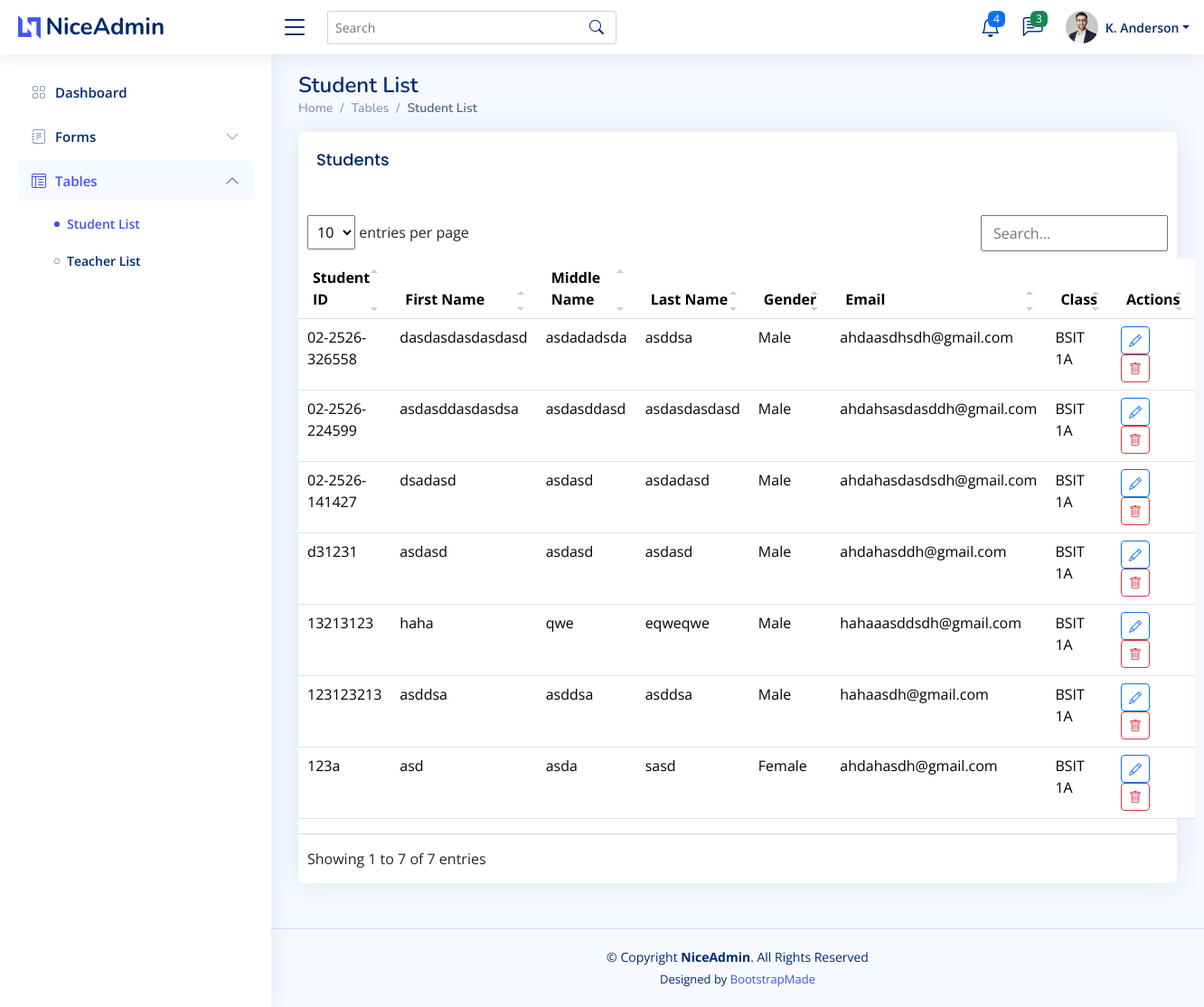
The app's page /index.php?page=student_list with its own data.
### tables this page shows
CREATE TABLE `students` (
  `id` int(11) NOT NULL,
  `student_id` varchar(50) NOT NULL,
  `fname` varchar(100) NOT NULL,
  `mname` varchar(100) DEFAULT NULL,
  `lname` varchar(100) NOT NULL,
  `gender` enum('Male','Female') NOT NULL,
  `email` varchar(150) NOT NULL,
  `class_id` int(11) NOT NULL,
  `created_at` timestamp NOT NULL DEFAULT current_timestamp(),
  `updated_at` timestamp NOT NULL DEFAULT current_timestamp() ON UPDATE current_timestamp()
);

CREATE TABLE `classes` (
  `id` int(11) NOT NULL,
  `name` varchar(100) NOT NULL,
  `description` text DEFAULT NULL,
  `created_at` timestamp NOT NULL DEFAULT current_timestamp()
);

### function/function.php (called while the page is built, shortened)
<?php
function dbConnect() {
    $host = "localhost";
    $user = "root";
    $pass = "";
    $dbname = "enroll";
    $conn = mysqli_connect($host, $user, $pass, $dbname);
    return $conn;
}
function fetchAll($query) {
    $conn = dbConnect();
    $result = mysqli_query($conn, $query);
    $data = [];
    while ($row = mysqli_fetch_assoc($result)) {
        $data[] = $row;
    }
    return $data;
}

### module/student_list.php (the view, shortened to what this page needs)
<?php include "function/function.php"; ?>
<div class="pagetitle">
  <h1>Student List</h1>
  <nav>
    <ol class="breadcrumb">
      <li class="breadcrumb-item"><a href="index.php?page=dashboard">Home</a></li>
      <li class="breadcrumb-item">Tables</li>
      <li class="breadcrumb-item active">Student List</li>
    </ol>
  </nav>
</div>
<section class="section">
  <div class="row">
    <div class="col-lg-12">
      <div class="card">
        <div class="card-body">
          <h5 class="card-title">Students</h5>
          <?php
          $rows = fetchAll("SELECT s.id, s.student_id, s.fname, s.mname, s.lname, s.gender, s.email, c.name AS class_name
                             FROM students s
                             LEFT JOIN classes c ON c.id = s.class_id
                             ORDER BY s.created_at DESC");
          ?>
          </div>
          <table class="table" id="studentTable">
            <thead>
              <tr>
                <th>Student ID</th>
                <th>First Name</th>
                <th>Middle Name</th>
                <th>Last Name</th>
                <th>Gender</th>
                <th>Email</th>
                <th>Class</th>
                <th>Actions</th>
              </tr>
            </thead>
            <tbody>
              <?php foreach ($rows as $r): ?>
              <tr>
                <td><?php echo htmlspecialchars($r['student_id']); ?></td>
                <td><?php echo htmlspecialchars($r['fname']); ?></td>
                <td><?php echo htmlspecialchars($r['mname']); ?></td>
                <td><?php echo htmlspecialchars($r['lname']); ?></td>
                <td><?php echo htmlspecialchars($r['gender']); ?></td>
                <td><?php echo htmlspecialchars($r['email']); ?></td>
                <td><?php echo htmlspecialchars($r['class_name']); ?></td>
                <td>
                  <a href="index.php?page=student_form&id=<?php echo (int)$r['id']; ?>" class="btn btn-sm btn-outline-primary me-1"><i class="bi bi-pencil"></i></a>
                  <a href="function/save_student.php?delete_id=<?php echo (int)$r['id']; ?>" class="btn btn-sm btn-outline-danger" onclick="return confirm('Delete this student?');"><i class="bi bi-trash"></i></a>
                </td>
              </tr>
              <?php endforeach; ?>
            </tbody>
          </table>
        </div>
      </div>
    </div>
</section>

### index.php (shortened to what this page needs)
<!DOCTYPE html>
<html lang="en">
<head>
  <link href="assets/vendor/bootstrap/css/bootstrap.min.css" rel="stylesheet">
  <link href="assets/vendor/bootstrap-icons/bootstrap-icons.css" rel="stylesheet">
  <link href="assets/vendor/boxicons/css/boxicons.min.css" rel="stylesheet">
  <link href="assets/vendor/quill/quill.snow.css" rel="stylesheet">
  <link href="assets/vendor/quill/quill.bubble.css" rel="stylesheet">
  <link href="assets/vendor/remixicon/remixicon.css" rel="stylesheet">
  <link href="assets/vendor/simple-datatables/style.css" rel="stylesheet">
  <link href="assets/css/style.css" rel="stylesheet">
</head>
<body>
  <header id="header" class="header fixed-top d-flex align-items-center">
    <div class="d-flex align-items-center justify-content-between">
      <a href="index.html" class="logo d-flex align-items-center">
        <img src="assets/img/logo.png" alt="">
        <span class="d-none d-lg-block">NiceAdmin</span>
      </a>
      <i class="bi bi-list toggle-sidebar-btn"></i>
    </div>
    <div class="search-bar">
      <form class="search-form d-flex align-items-center" method="POST" action="#">
        <input type="text" name="query" placeholder="Search" title="Enter search keyword">
        <button type="submit" title="Search"><i class="bi bi-search"></i></button>
      </form>
    </div>
    <nav class="header-nav ms-auto">
      <ul class="d-flex align-items-center">
        <li class="nav-item dropdown">
          <a class="nav-link nav-icon" href="#" data-bs-toggle="dropdown">
            <i class="bi bi-bell"></i>
            <span class="badge bg-primary badge-number">4</span>
          </a>
        </li>
        <li class="nav-item dropdown">
          <a class="nav-link nav-icon" href="#" data-bs-toggle="dropdown">
            <i class="bi bi-chat-left-text"></i>
            <span class="badge bg-success badge-number">3</span>
          </a>
        </li>
        <li class="nav-item dropdown pe-3">
          <a class="nav-link nav-profile d-flex align-items-center pe-0" href="#" data-bs-toggle="dropdown">
            <img src="assets/img/profile-img.jpg" alt="Profile" class="rounded-circle">
            <span class="d-none d-md-block dropdown-toggle ps-2">K. Anderson</span>
          </a>
        </li>
      </ul>
    </nav>
  </header>
<aside id="sidebar" class="sidebar">
  <ul class="sidebar-nav" id="sidebar-nav">
    <li class="nav-item">
      <a class="nav-link <?php echo ($_GET['page'] ?? '') === 'dashboard' ? '' : 'collapsed'; ?>" href="index.php?page=dashboard">
        <i class="bi bi-grid"></i>
        <span>Dashboard</span>
      </a>
    </li>
    <li class="nav-item">
  <a class="nav-link <?php echo (($_GET['page'] ?? '') === 'student_form' || ($_GET['page'] ?? '') === 'display_student_list' || ($_GET['page'] ?? '') === 'add_section') ? '' : 'collapsed'; ?>"
     data-bs-target="#forms-nav" data-bs-toggle="collapse" href="#">
    <i class="bi bi-journal-text"></i><span>Forms</span><i class="bi bi-chevron-down ms-auto"></i>
  </a>
</li>
    <li class="nav-item">
      <a class="nav-link <?php echo in_array(($_GET['page'] ?? ''), ['general_table','data_table','student_list','teacher_list']) ? '' : 'collapsed'; ?>"
         data-bs-target="#tables-nav" data-bs-toggle="collapse" href="#">
        <i class="bi bi-layout-text-window-reverse"></i><span>Tables</span><i class="bi bi-chevron-down ms-auto"></i>
      </a>
      <ul id="tables-nav"
          class="nav-content collapse <?php echo in_array(($_GET['page'] ?? ''), ['general_table','data_table','student_list','teacher_list']) ? 'show' : ''; ?>"
          data-bs-parent="#sidebar-nav">
        <li>
          <a href="index.php?page=student_list"
             class="<?php echo ($_GET['page'] ?? '') === 'student_list' ? 'active' : ''; ?>">
            <i class="bi bi-circle"></i><span>Student List</span>
          </a>
        </li>
        <li>
          <a href="index.php?page=teacher_list"
             class="<?php echo ($_GET['page'] ?? '') === 'teacher_list' ? 'active' : ''; ?>">
            <i class="bi bi-circle"></i><span>Teacher List</span>
          </a>
        </li>
      </ul>
    </li>
  </ul>
</aside>
  <main id="main" class="main">
    <?php
    if (isset($_GET['page'])) {
        $page = $_GET['page'];
        switch ($page) {
            case 'student_list':
                include 'module/student_list.php';
                break;
        }
    } else {
        include 'module/dashboard.php';
    }
    ?>
  </main>
  <footer id="footer" class="footer">
    <div class="copyright">
      &copy; Copyright <strong><span>NiceAdmin</span></strong>. All Rights Reserved
    </div>
    <div class="credits">
      Designed by <a href="https://bootstrapmade.com/">BootstrapMade</a>
    </div>
  </footer>
</body>
</html>

### assets/css/style.css (style rules this page uses)
:root { scroll-behavior: smooth; }
body { font-family: "Open Sans", sans-serif; background: #f6f9ff; color: #444444; }
a { color: #4154f1; text-decoration: none; }
h1, h2, h3, h4, h5, h6 { font-family: "Nunito", sans-serif; }
#main { margin-top: 60px; padding: 20px 30px; transition: all 0.3s; }
.pagetitle { margin-bottom: 10px; }
.pagetitle h1 { font-size: 24px; margin-bottom: 0; font-weight: 600; color: #012970; }
.card { margin-bottom: 30px; border: none; border-radius: 5px; box-shadow: 0px 0 30px rgba(1, 41, 112, 0.1); }
.card-title { padding: 20px 0 15px 0; font-size: 18px; font-weight: 500; color: #012970; font-family: "Poppins", sans-serif; }
.card-body { padding: 0 20px 20px 20px; }
.breadcrumb { font-size: 14px; font-family: "Nunito", sans-serif; color: #899bbd; font-weight: 600; }
.breadcrumb a { color: #899bbd; transition: 0.3s; }
.breadcrumb .breadcrumb-item::before { color: #899bbd; }
.breadcrumb .active { color: #51678f; font-weight: 600; }
.logo { line-height: 1; }
@media (min-width: 1200px) { .logo { width: 280px; } }
.logo img { max-height: 26px; margin-right: 6px; }
.logo span { font-size: 26px; font-weight: 700; color: #012970; font-family: "Nunito", sans-serif; }
.header { transition: all 0.5s; z-index: 997; height: 60px; box-shadow: 0px 2px 20px rgba(1, 41, 112, 0.1); background-color: #fff; padding-left: 20px; }
.header .toggle-sidebar-btn { font-size: 32px; padding-left: 10px; cursor: pointer; color: #012970; }
.header .search-bar { min-width: 360px; padding: 0 20px; }
.header .search-form { width: 100%; }
.header .search-form input { border: 0; font-size: 14px; color: #012970; border: 1px solid rgba(1, 41, 112, 0.2); padding: 7px 38px 7px 8px; border-radius: 3px; transition: 0.3s; width: 100%; }
.header .search-form button { border: 0; padding: 0; margin-left: -30px; background: none; }
.header .search-form button i { color: #012970; }
.header-nav ul { list-style: none; }
.header-nav>ul { margin: 0; padding: 0; }
.header-nav .nav-icon { font-size: 22px; color: #012970; margin-right: 25px; position: relative; }
.header-nav .nav-profile { color: #012970; }
.header-nav .nav-profile img { max-height: 36px; }
.header-nav .nav-profile span { font-size: 14px; font-weight: 600; }
.header-nav .badge-number { position: absolute; inset: -2px -5px auto auto; font-weight: normal; font-size: 12px; padding: 3px 6px; }
.sidebar { position: fixed; top: 60px; left: 0; bottom: 0; width: 300px; z-index: 996; transition: all 0.3s; padding: 20px; overflow-y: auto; scrollbar-width: thin; scrollbar-color: #aab7cf transparent; box-shadow: 0px 0px 20px rgba(1, 41, 112, 0.1); background-color: #fff; }
@media (min-width: 1200px) { #main, #footer { margin-left: 300px; } }
.sidebar-nav { padding: 0; margin: 0; list-style: none; }
.sidebar-nav li { padding: 0; margin: 0; list-style: none; }
.sidebar-nav .nav-item { margin-bottom: 5px; }
.sidebar-nav .nav-link { display: flex; align-items: center; font-size: 15px; font-weight: 600; color: #4154f1; transition: 0.3; background: #f6f9ff; padding: 10px 15px; border-radius: 4px; }
.sidebar-nav .nav-link i { font-size: 16px; margin-right: 10px; color: #4154f1; }
.sidebar-nav .nav-link.collapsed { color: #012970; background: #fff; }
.sidebar-nav .nav-link.collapsed i { color: #899bbd; }
.sidebar-nav .nav-link .bi-chevron-down { margin-right: 0; transition: transform 0.2s ease-in-out; }
.sidebar-nav .nav-link:not(.collapsed) .bi-chevron-down { transform: rotate(180deg); }
.sidebar-nav .nav-content { padding: 5px 0 0 0; margin: 0; list-style: none; }
.sidebar-nav .nav-content a { display: flex; align-items: center; font-size: 14px; font-weight: 600; color: #012970; transition: 0.3; padding: 10px 0 10px 40px; transition: 0.3s; }
.sidebar-nav .nav-content a i { font-size: 6px; margin-right: 8px; line-height: 0; border-radius: 50%; }
.sidebar-nav .nav-content a:hover, .sidebar-nav .nav-content a.active { color: #4154f1; }
.sidebar-nav .nav-content a.active i { background-color: #4154f1; }
.footer { padding: 20px 0; font-size: 14px; transition: all 0.3s; border-top: 1px solid #cddfff; }
.footer .copyright { text-align: center; color: #012970; }
.footer .credits { padding-top: 5px; text-align: center; font-size: 13px; color: #012970; }

### records on screen
students: student "02-2526-326558", fname "dasdasdasdasdasd", mname "asdadadsda", lname "asddsa", gender "Male", email "ahdaasdhsdh@gmail.com", class.name "BSIT 1A"
students: student "02-2526-224599", fname "asdasddasdasdsa", mname "asdasddasd", lname "asdasdasdasd", gender "Male", email "ahdahsasdasddh@gmail.com", class.name "BSIT 1A"
students: student "02-2526-141427", fname "dsadasd", mname "asdasd", lname "asdadasd", gender "Male", email "ahdahasdasdsdh@gmail.com", class.name "BSIT 1A"
students: student "d31231", fname "asdasd", mname "asdasd", lname "asdasd", gender "Male", email "ahdahasddh@gmail.com", class.name "BSIT 1A"
students: student "13213123", fname "haha", mname "qwe", lname "eqweqwe", gender "Male", email "hahaaasddsdh@gmail.com", class.name "BSIT 1A"
students: student "123123213", fname "asddsa", mname "asddsa", lname "asddsa", gender "Male", email "hahaasdh@gmail.com", class.name "BSIT 1A"
students: student "123a", fname "asd", mname "asda", lname "sasd", gender "Female", email "ahdahasdh@gmail.com", class.name "BSIT 1A"
